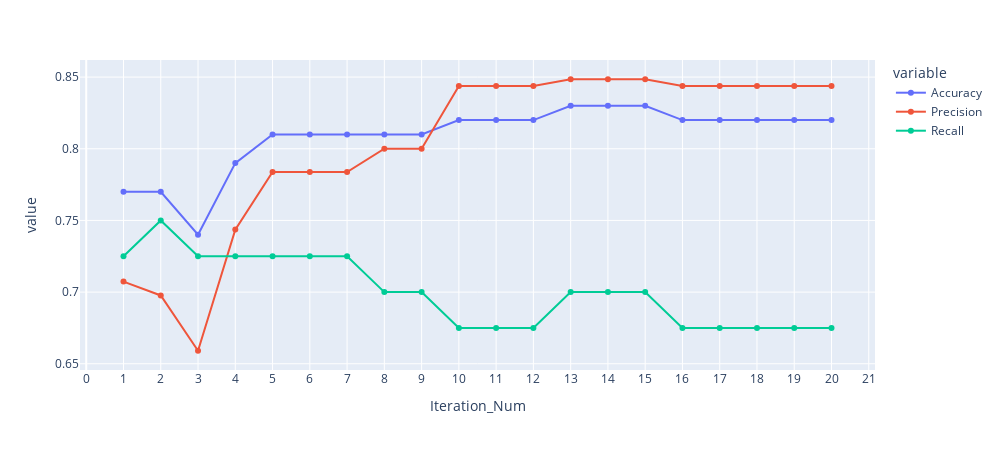

Here is the notebook cell this chart was saved with:
### Code cell
import plotly.express as px

results = pd.DataFrame({'Iteration_Num':[*range(1,len(accuracies)+1)], 'Accuracy':accuracies, 'Precision':precisions, 'Recall':recalls})

fig = px.line(results, x='Iteration_Num', y=['Accuracy','Precision', 'Recall'], markers=True, width=1000)
fig.update_layout(autosize = False, xaxis = {'dtick': 1})
fig.show()

### Figure 1 — Plotly figure (JSON) as saved in the notebook; plotly's stock layout.template omitted (floating-point values rounded to 4 significant figures)
{"data": [{"hovertemplate": "variable=Accuracy<br>Iteration_Num=%{x}<br>value=%{y}<extra></extra>", "legendgroup": "Accuracy", "line": {"color": "#636efa", "dash": "solid"}, "marker": {"symbol": "circle"}, "mode": "lines+markers", "name": "Accuracy", "orientation": "v", "showlegend": true, "type": "scatter", "x": [1, 2, 3, 4, 5, 6, 7, 8, 9, 10, 11, 12, 13, 14, 15, 16, 17, 18, 19, 20], "xaxis": "x", "y": [0.77, 0.77, 0.74, 0.79, 0.81, 0.81, 0.81, 0.81, 0.81, 0.82, 0.82, 0.82, 0.83, 0.83, 0.83, 0.82, 0.82, 0.82, 0.82, 0.82], "yaxis": "y"}, {"hovertemplate": "variable=Precision<br>Iteration_Num=%{x}<br>value=%{y}<extra></extra>", "legendgroup": "Precision", "line": {"color": "#EF553B", "dash": "solid"}, "marker": {"symbol": "circle"}, "mode": "lines+markers", "name": "Precision", "orientation": "v", "showlegend": true, "type": "scatter", "x": [1, 2, 3, 4, 5, 6, 7, 8, 9, 10, 11, 12, 13, 14, 15, 16, 17, 18, 19, 20], "xaxis": "x", "y": [0.7073, 0.6977, 0.6591, 0.7436, 0.7838, 0.7838, 0.7838, 0.8, 0.8, 0.8438, 0.8438, 0.8438, 0.8485, 0.8485, 0.8485, 0.8438, 0.8438, 0.8438, 0.8438, 0.8438], "yaxis": "y"}, {"hovertemplate": "variable=Recall<br>Iteration_Num=%{x}<br>value=%{y}<extra></extra>", "legendgroup": "Recall", "line": {"color": "#00cc96", "dash": "solid"}, "marker": {"symbol": "circle"}, "mode": "lines+markers", "name": "Recall", "orientation": "v", "showlegend": true, "type": "scatter", "x": [1, 2, 3, 4, 5, 6, 7, 8, 9, 10, 11, 12, 13, 14, 15, 16, 17, 18, 19, 20], "xaxis": "x", "y": [0.725, 0.75, 0.725, 0.725, 0.725, 0.725, 0.725, 0.7, 0.7, 0.675, 0.675, 0.675, 0.7, 0.7, 0.7, 0.675, 0.675, 0.675, 0.675, 0.675], "yaxis": "y"}], "layout": {"autosize": false, "height": 450, "legend": {"title": {"text": "variable"}, "tracegroupgap": 0}, "margin": {"t": 60}, "width": 1000, "xaxis": {"anchor": "y", "autorange": true, "domain": [0, 1], "dtick": 1, "range": [-0.1672, 21.17], "title": {"text": "Iteration_Num"}, "type": "linear"}, "yaxis": {"anchor": "x", "autorange": true, "domain": [0, 1], "range": [0.6457, 0.8619], "title": {"text": "value"}, "type": "linear"}}}
